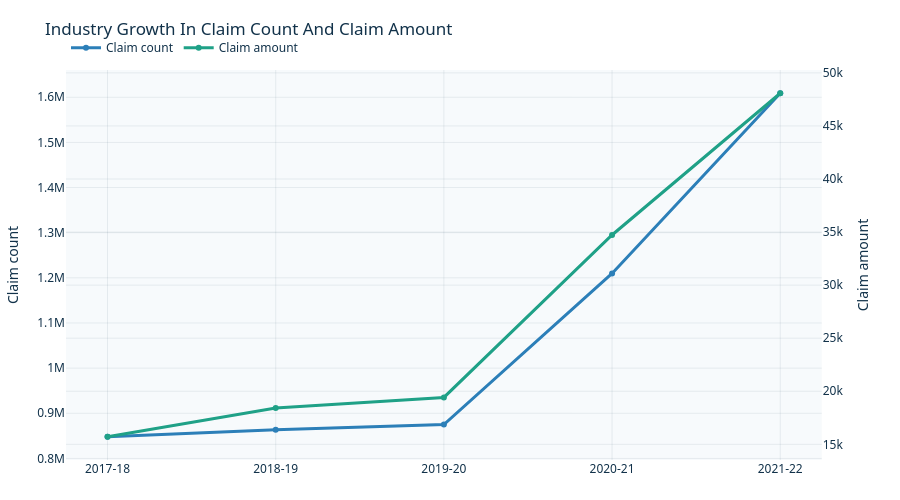
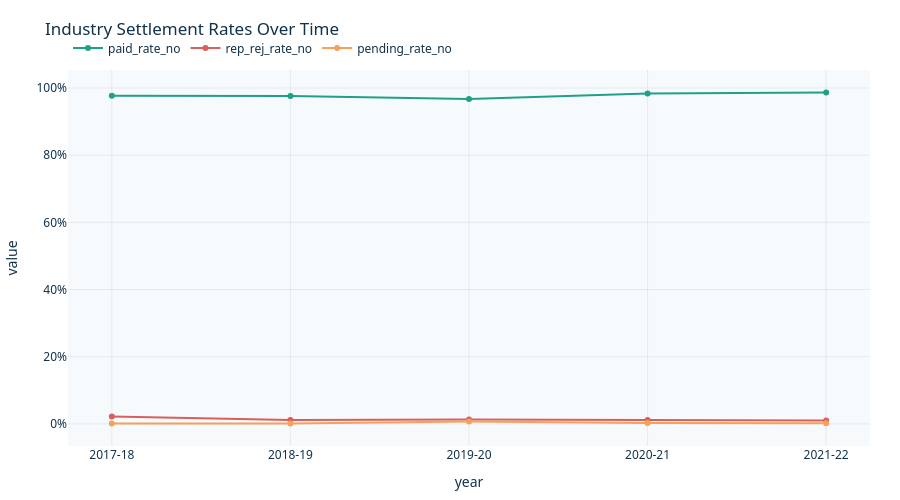

Here is the notebook cell these charts were saved with, in order:
### Markdown cell above
## 5. Industry Trend Across Years

The final analytical section tracks how overall death-claim volume, claim amount, and settlement quality moved from 2017-18 through 2021-22. The objective is to identify whether the industry is improving at scale or simply growing larger.

### Code cell
yearly = (
    insurer_df.groupby(["year_start", "year"], as_index=False)
    .agg(
        total_claims_no=("total_claims_no", "sum"),
        total_claims_amt=("total_claims_amt", "sum"),
        claims_paid_no=("claims_paid_no", "sum"),
        claims_paid_amt=("claims_paid_amt", "sum"),
        claims_repudiated_no=("claims_repudiated_no", "sum"),
        claims_rejected_no=("claims_rejected_no", "sum"),
        claims_pending_end_no=("claims_pending_end_no", "sum"),
    )
    .sort_values("year_start")
)

yearly["paid_rate_no"] = yearly["claims_paid_no"] / yearly["total_claims_no"]
yearly["rep_rej_rate_no"] = (yearly["claims_repudiated_no"] + yearly["claims_rejected_no"]) / yearly["total_claims_no"]
yearly["pending_rate_no"] = yearly["claims_pending_end_no"] / yearly["total_claims_no"]

lic_yearly = (
    insurer_df.loc[insurer_df["life_insurer_std"].eq("LIC")]
    .groupby(["year_start", "year"], as_index=False)
    .agg(total_claims_no=("total_claims_no", "sum"), total_claims_amt=("total_claims_amt", "sum"))
    .sort_values("year_start")
)
yearly = yearly.merge(
    lic_yearly.rename(columns={"total_claims_no": "lic_claims_no", "total_claims_amt": "lic_claims_amt"}),
    on=["year_start", "year"],
    how="left",
)
yearly["lic_share_no"] = yearly["lic_claims_no"] / yearly["total_claims_no"]
yearly["lic_share_amt"] = yearly["lic_claims_amt"] / yearly["total_claims_amt"]

display(
    yearly[
        [
            "year",
            "total_claims_no",
            "total_claims_amt",
            "paid_rate_no",
            "rep_rej_rate_no",
            "pending_rate_no",
            "lic_share_no",
            "lic_share_amt",
        ]
    ].assign(
        paid_rate_no=pct(yearly["paid_rate_no"]),
        rep_rej_rate_no=pct(yearly["rep_rej_rate_no"]),
        pending_rate_no=pct(yearly["pending_rate_no"]),
        lic_share_no=pct(yearly["lic_share_no"]),
        lic_share_amt=pct(yearly["lic_share_amt"]),
    )
)

fig_trend = make_subplots(specs=[[{"secondary_y": True}]])
fig_trend.add_trace(
    go.Scatter(
        x=yearly["year"],
        y=yearly["total_claims_no"],
        mode="lines+markers",
        name="Claim count",
        line=dict(color=brand["blue"], width=3),
    ),
    secondary_y=False,
)
fig_trend.add_trace(
    go.Scatter(
        x=yearly["year"],
        y=yearly["total_claims_amt"],
        mode="lines+markers",
        name="Claim amount",
        line=dict(color=brand["teal"], width=3),
    ),
    secondary_y=True,
)
fig_trend.update_yaxes(title_text="Claim count", secondary_y=False)
fig_trend.update_yaxes(title_text="Claim amount", secondary_y=True)
fig_trend.update_layout(title="Industry Growth In Claim Count And Claim Amount")
polish(fig_trend, height=500).show()

fig_rates = px.line(
    yearly,
    x="year",
    y=["paid_rate_no", "rep_rej_rate_no", "pending_rate_no"],
    markers=True,
    color_discrete_map={
        "paid_rate_no": brand["teal"],
        "rep_rej_rate_no": brand["red"],
        "pending_rate_no": brand["amber"],
    },
    title="Industry Settlement Rates Over Time",
)
fig_rates.update_yaxes(tickformat=".0%")
fig_rates.update_layout(legend_title_text="")
polish(fig_rates, height=500).show()

### Figure 1 — Plotly figure (JSON) as saved in the notebook; plotly's stock layout.template omitted (floating-point values rounded to 4 significant figures)
{"data": [{"line": {"color": "#2C7FB8", "width": 3}, "mode": "lines+markers", "name": "Claim count", "type": "scatter", "x": ["2017-18", "2018-19", "2019-20", "2020-21", "2021-22"], "xaxis": "x", "y": [848000.0, 863200.0, 874800.0, 1210000.0, 1609000.0], "yaxis": "y"}, {"line": {"color": "#1FA187", "width": 3}, "mode": "lines+markers", "name": "Claim amount", "type": "scatter", "x": ["2017-18", "2018-19", "2019-20", "2020-21", "2021-22"], "xaxis": "x", "y": [15710.0, 18420.0, 19420.0, 34730.0, 48080.0], "yaxis": "y2"}], "layout": {"font": {"color": "#12324A", "family": "Aptos, Segoe UI, Arial"}, "height": 500, "legend": {"orientation": "h", "x": 0, "xanchor": "left", "y": 1.02, "yanchor": "bottom"}, "margin": {"b": 40, "l": 40, "r": 30, "t": 70}, "paper_bgcolor": "white", "plot_bgcolor": "#F7FAFC", "title": {"text": "Industry Growth In Claim Count And Claim Amount"}, "xaxis": {"anchor": "y", "domain": [0, 0.94], "gridcolor": "rgba(18,50,74,0.08)"}, "yaxis": {"anchor": "x", "domain": [0, 1], "gridcolor": "rgba(18,50,74,0.08)", "title": {"text": "Claim count"}}, "yaxis2": {"anchor": "x", "gridcolor": "rgba(18,50,74,0.08)", "overlaying": "y", "side": "right", "title": {"text": "Claim amount"}}}}

### Figure 2 — Plotly figure (JSON) as saved in the notebook; plotly's stock layout.template omitted (floating-point values rounded to 4 significant figures)
{"data": [{"hovertemplate": "variable=paid_rate_no<br>year=%{x}<br>value=%{y}<extra></extra>", "legendgroup": "paid_rate_no", "line": {"color": "#1FA187", "dash": "solid"}, "marker": {"symbol": "circle"}, "mode": "lines+markers", "name": "paid_rate_no", "orientation": "v", "showlegend": true, "type": "scatter", "x": ["2017-18", "2018-19", "2019-20", "2020-21", "2021-22"], "xaxis": "x", "y": [0.9768, 0.9764, 0.9676, 0.9838, 0.9864], "yaxis": "y"}, {"hovertemplate": "variable=rep_rej_rate_no<br>year=%{x}<br>value=%{y}<extra></extra>", "legendgroup": "rep_rej_rate_no", "line": {"color": "#D95F5F", "dash": "solid"}, "marker": {"symbol": "circle"}, "mode": "lines+markers", "name": "rep_rej_rate_no", "orientation": "v", "showlegend": true, "type": "scatter", "x": ["2017-18", "2018-19", "2019-20", "2020-21", "2021-22"], "xaxis": "x", "y": [0.02172, 0.01166, 0.01279, 0.01161, 0.01026], "yaxis": "y"}, {"hovertemplate": "variable=pending_rate_no<br>year=%{x}<br>value=%{y}<extra></extra>", "legendgroup": "pending_rate_no", "line": {"color": "#F4A259", "dash": "solid"}, "marker": {"symbol": "circle"}, "mode": "lines+markers", "name": "pending_rate_no", "orientation": "v", "showlegend": true, "type": "scatter", "x": ["2017-18", "2018-19", "2019-20", "2020-21", "2021-22"], "xaxis": "x", "y": [0.001199, 0.001178, 0.00708, 0.00286, 0.001584], "yaxis": "y"}], "layout": {"font": {"color": "#12324A", "family": "Aptos, Segoe UI, Arial"}, "height": 500, "legend": {"orientation": "h", "title": {"text": ""}, "tracegroupgap": 0, "x": 0, "xanchor": "left", "y": 1.02, "yanchor": "bottom"}, "margin": {"b": 40, "l": 40, "r": 30, "t": 70}, "paper_bgcolor": "white", "plot_bgcolor": "#F7FAFC", "title": {"text": "Industry Settlement Rates Over Time"}, "xaxis": {"anchor": "y", "domain": [0, 1], "gridcolor": "rgba(18,50,74,0.08)", "title": {"text": "year"}}, "yaxis": {"anchor": "x", "domain": [0, 1], "gridcolor": "rgba(18,50,74,0.08)", "tickformat": ".0%", "title": {"text": "value"}}}}
